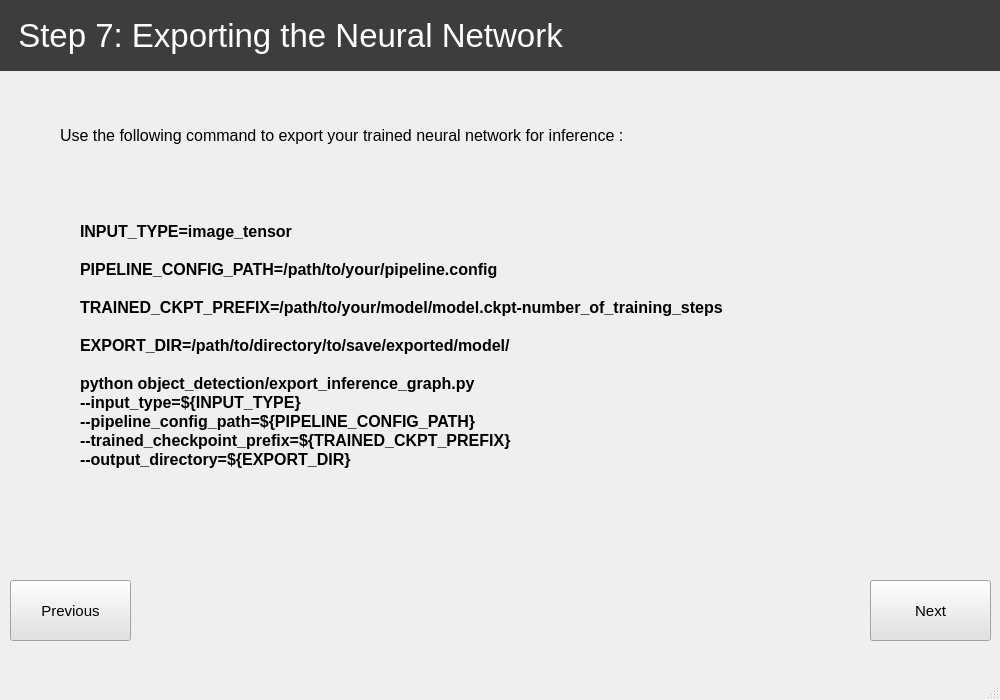
<?xml version="1.0" encoding="UTF-8"?>
<ui version="4.0">
 <class>step9</class>
 <widget class="QMainWindow" name="step9">
  <property name="geometry">
   <rect>
    <x>0</x>
    <y>0</y>
    <width>1000</width>
    <height>700</height>
   </rect>
  </property>
  <property name="windowTitle">
   <string>Scantronic</string>
  </property>
  <widget class="QWidget" name="centralwidget">
   <widget class="QLabel" name="label_12">
    <property name="geometry">
     <rect>
      <x>80</x>
      <y>180</y>
      <width>911</width>
      <height>331</height>
     </rect>
    </property>
    <property name="font">
     <font>
      <pointsize>12</pointsize>
      <weight>75</weight>
      <bold>true</bold>
     </font>
    </property>
    <property name="styleSheet">
     <string notr="true">font-color: rgb(74, 138, 118);</string>
    </property>
    <property name="text">
     <string>INPUT_TYPE=image_tensor

PIPELINE_CONFIG_PATH=/path/to/your/pipeline.config

TRAINED_CKPT_PREFIX=/path/to/your/model/model.ckpt-number_of_training_steps

EXPORT_DIR=/path/to/directory/to/save/exported/model/

python object_detection/export_inference_graph.py      
--input_type=${INPUT_TYPE}      
--pipeline_config_path=${PIPELINE_CONFIG_PATH}      
--trained_checkpoint_prefix=${TRAINED_CKPT_PREFIX}      
--output_directory=${EXPORT_DIR}</string>
    </property>
    <property name="alignment">
     <set>Qt::AlignLeading|Qt::AlignLeft|Qt::AlignVCenter</set>
    </property>
    <property name="textInteractionFlags">
     <set>Qt::LinksAccessibleByMouse|Qt::TextSelectableByMouse</set>
    </property>
   </widget>
   <widget class="QLabel" name="label_11">
    <property name="geometry">
     <rect>
      <x>60</x>
      <y>120</y>
      <width>741</width>
      <height>30</height>
     </rect>
    </property>
    <property name="font">
     <font>
      <pointsize>12</pointsize>
     </font>
    </property>
    <property name="text">
     <string>Use the following command to export your trained neural network for inference :</string>
    </property>
    <property name="alignment">
     <set>Qt::AlignLeading|Qt::AlignLeft|Qt::AlignVCenter</set>
    </property>
   </widget>
   <widget class="QLabel" name="label">
    <property name="geometry">
     <rect>
      <x>0</x>
      <y>0</y>
      <width>1001</width>
      <height>71</height>
     </rect>
    </property>
    <property name="palette">
     <palette>
      <active>
       <colorrole role="WindowText">
        <brush brushstyle="SolidPattern">
         <color alpha="255">
          <red>255</red>
          <green>255</green>
          <blue>255</blue>
         </color>
        </brush>
       </colorrole>
       <colorrole role="Button">
        <brush brushstyle="SolidPattern">
         <color alpha="255">
          <red>61</red>
          <green>61</green>
          <blue>61</blue>
         </color>
        </brush>
       </colorrole>
       <colorrole role="Base">
        <brush brushstyle="SolidPattern">
         <color alpha="255">
          <red>61</red>
          <green>61</green>
          <blue>61</blue>
         </color>
        </brush>
       </colorrole>
       <colorrole role="Window">
        <brush brushstyle="SolidPattern">
         <color alpha="255">
          <red>61</red>
          <green>61</green>
          <blue>61</blue>
         </color>
        </brush>
       </colorrole>
      </active>
      <inactive>
       <colorrole role="WindowText">
        <brush brushstyle="SolidPattern">
         <color alpha="255">
          <red>255</red>
          <green>255</green>
          <blue>255</blue>
         </color>
        </brush>
       </colorrole>
       <colorrole role="Button">
        <brush brushstyle="SolidPattern">
         <color alpha="255">
          <red>61</red>
          <green>61</green>
          <blue>61</blue>
         </color>
        </brush>
       </colorrole>
       <colorrole role="Base">
        <brush brushstyle="SolidPattern">
         <color alpha="255">
          <red>61</red>
          <green>61</green>
          <blue>61</blue>
         </color>
        </brush>
       </colorrole>
       <colorrole role="Window">
        <brush brushstyle="SolidPattern">
         <color alpha="255">
          <red>61</red>
          <green>61</green>
          <blue>61</blue>
         </color>
        </brush>
       </colorrole>
      </inactive>
      <disabled>
       <colorrole role="WindowText">
        <brush brushstyle="SolidPattern">
         <color alpha="255">
          <red>120</red>
          <green>120</green>
          <blue>120</blue>
         </color>
        </brush>
       </colorrole>
       <colorrole role="Button">
        <brush brushstyle="SolidPattern">
         <color alpha="255">
          <red>61</red>
          <green>61</green>
          <blue>61</blue>
         </color>
        </brush>
       </colorrole>
       <colorrole role="Base">
        <brush brushstyle="SolidPattern">
         <color alpha="255">
          <red>61</red>
          <green>61</green>
          <blue>61</blue>
         </color>
        </brush>
       </colorrole>
       <colorrole role="Window">
        <brush brushstyle="SolidPattern">
         <color alpha="255">
          <red>61</red>
          <green>61</green>
          <blue>61</blue>
         </color>
        </brush>
       </colorrole>
      </disabled>
     </palette>
    </property>
    <property name="font">
     <font>
      <pointsize>25</pointsize>
     </font>
    </property>
    <property name="autoFillBackground">
     <bool>false</bool>
    </property>
    <property name="styleSheet">
     <string notr="true">background-color: rgb(61, 61, 61);</string>
    </property>
    <property name="lineWidth">
     <number>17</number>
    </property>
    <property name="text">
     <string>  Step 7: Exporting the Neural Network</string>
    </property>
   </widget>
   <widget class="QPushButton" name="pushButton_8">
    <property name="geometry">
     <rect>
      <x>870</x>
      <y>580</y>
      <width>121</width>
      <height>61</height>
     </rect>
    </property>
    <property name="palette">
     <palette>
      <active>
       <colorrole role="Button">
        <brush brushstyle="SolidPattern">
         <color alpha="255">
          <red>225</red>
          <green>225</green>
          <blue>225</blue>
         </color>
        </brush>
       </colorrole>
       <colorrole role="Base">
        <brush brushstyle="SolidPattern">
         <color alpha="255">
          <red>225</red>
          <green>225</green>
          <blue>225</blue>
         </color>
        </brush>
       </colorrole>
       <colorrole role="Window">
        <brush brushstyle="SolidPattern">
         <color alpha="255">
          <red>225</red>
          <green>225</green>
          <blue>225</blue>
         </color>
        </brush>
       </colorrole>
      </active>
      <inactive>
       <colorrole role="Button">
        <brush brushstyle="SolidPattern">
         <color alpha="255">
          <red>225</red>
          <green>225</green>
          <blue>225</blue>
         </color>
        </brush>
       </colorrole>
       <colorrole role="Base">
        <brush brushstyle="SolidPattern">
         <color alpha="255">
          <red>225</red>
          <green>225</green>
          <blue>225</blue>
         </color>
        </brush>
       </colorrole>
       <colorrole role="Window">
        <brush brushstyle="SolidPattern">
         <color alpha="255">
          <red>225</red>
          <green>225</green>
          <blue>225</blue>
         </color>
        </brush>
       </colorrole>
      </inactive>
      <disabled>
       <colorrole role="Button">
        <brush brushstyle="SolidPattern">
         <color alpha="255">
          <red>225</red>
          <green>225</green>
          <blue>225</blue>
         </color>
        </brush>
       </colorrole>
       <colorrole role="Base">
        <brush brushstyle="SolidPattern">
         <color alpha="255">
          <red>225</red>
          <green>225</green>
          <blue>225</blue>
         </color>
        </brush>
       </colorrole>
       <colorrole role="Window">
        <brush brushstyle="SolidPattern">
         <color alpha="255">
          <red>225</red>
          <green>225</green>
          <blue>225</blue>
         </color>
        </brush>
       </colorrole>
      </disabled>
     </palette>
    </property>
    <property name="font">
     <font>
      <pointsize>11</pointsize>
     </font>
    </property>
    <property name="styleSheet">
     <string notr="true">background-color: rgb(225, 225, 225);</string>
    </property>
    <property name="text">
     <string>Next</string>
    </property>
   </widget>
   <widget class="QPushButton" name="pushButton_7">
    <property name="geometry">
     <rect>
      <x>10</x>
      <y>580</y>
      <width>121</width>
      <height>61</height>
     </rect>
    </property>
    <property name="palette">
     <palette>
      <active>
       <colorrole role="Button">
        <brush brushstyle="SolidPattern">
         <color alpha="255">
          <red>225</red>
          <green>225</green>
          <blue>225</blue>
         </color>
        </brush>
       </colorrole>
       <colorrole role="Base">
        <brush brushstyle="SolidPattern">
         <color alpha="255">
          <red>225</red>
          <green>225</green>
          <blue>225</blue>
         </color>
        </brush>
       </colorrole>
       <colorrole role="Window">
        <brush brushstyle="SolidPattern">
         <color alpha="255">
          <red>225</red>
          <green>225</green>
          <blue>225</blue>
         </color>
        </brush>
       </colorrole>
      </active>
      <inactive>
       <colorrole role="Button">
        <brush brushstyle="SolidPattern">
         <color alpha="255">
          <red>225</red>
          <green>225</green>
          <blue>225</blue>
         </color>
        </brush>
       </colorrole>
       <colorrole role="Base">
        <brush brushstyle="SolidPattern">
         <color alpha="255">
          <red>225</red>
          <green>225</green>
          <blue>225</blue>
         </color>
        </brush>
       </colorrole>
       <colorrole role="Window">
        <brush brushstyle="SolidPattern">
         <color alpha="255">
          <red>225</red>
          <green>225</green>
          <blue>225</blue>
         </color>
        </brush>
       </colorrole>
      </inactive>
      <disabled>
       <colorrole role="Button">
        <brush brushstyle="SolidPattern">
         <color alpha="255">
          <red>225</red>
          <green>225</green>
          <blue>225</blue>
         </color>
        </brush>
       </colorrole>
       <colorrole role="Base">
        <brush brushstyle="SolidPattern">
         <color alpha="255">
          <red>225</red>
          <green>225</green>
          <blue>225</blue>
         </color>
        </brush>
       </colorrole>
       <colorrole role="Window">
        <brush brushstyle="SolidPattern">
         <color alpha="255">
          <red>225</red>
          <green>225</green>
          <blue>225</blue>
         </color>
        </brush>
       </colorrole>
      </disabled>
     </palette>
    </property>
    <property name="font">
     <font>
      <pointsize>11</pointsize>
     </font>
    </property>
    <property name="styleSheet">
     <string notr="true">background-color: rgb(225, 225, 225);</string>
    </property>
    <property name="text">
     <string>Previous</string>
    </property>
   </widget>
  </widget>
  <widget class="QMenuBar" name="menubar">
   <property name="geometry">
    <rect>
     <x>0</x>
     <y>0</y>
     <width>1000</width>
     <height>26</height>
    </rect>
   </property>
  </widget>
  <widget class="QStatusBar" name="statusbar"/>
 </widget>
 <resources/>
 <connections/>
</ui>
